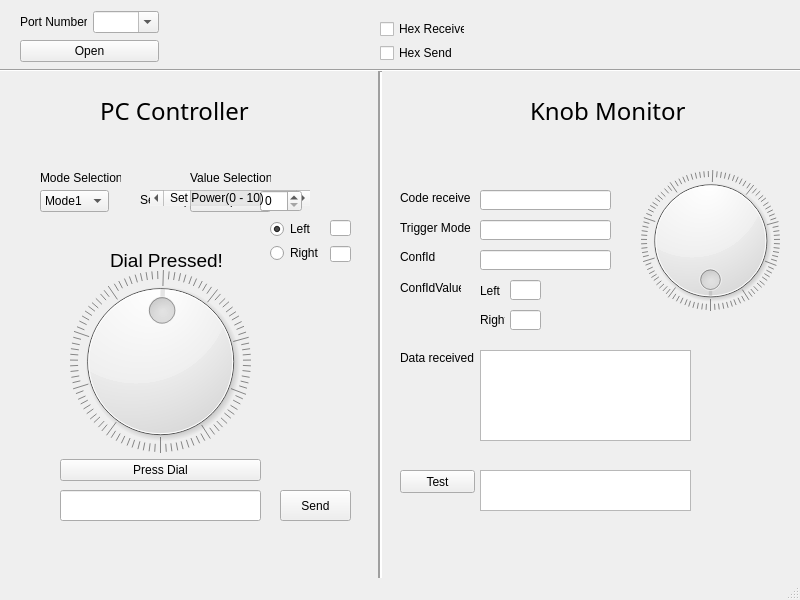
<?xml version="1.0" encoding="UTF-8"?>
<ui version="4.0">
 <class>MainWindow</class>
 <widget class="QMainWindow" name="MainWindow">
  <property name="geometry">
   <rect>
    <x>0</x>
    <y>0</y>
    <width>800</width>
    <height>600</height>
   </rect>
  </property>
  <property name="windowTitle">
   <string>MainWindow</string>
  </property>
  <widget class="QWidget" name="centralwidget">
   <widget class="QLabel" name="label_3">
    <property name="geometry">
     <rect>
      <x>400</x>
      <y>350</y>
      <width>81</width>
      <height>16</height>
     </rect>
    </property>
    <property name="text">
     <string>Data received</string>
    </property>
   </widget>
   <widget class="QTextEdit" name="txtReceiveData">
    <property name="geometry">
     <rect>
      <x>480</x>
      <y>350</y>
      <width>211</width>
      <height>91</height>
     </rect>
    </property>
   </widget>
   <widget class="QLineEdit" name="txtSend">
    <property name="geometry">
     <rect>
      <x>60</x>
      <y>490</y>
      <width>201</width>
      <height>31</height>
     </rect>
    </property>
   </widget>
   <widget class="QPushButton" name="btnSendData">
    <property name="geometry">
     <rect>
      <x>280</x>
      <y>490</y>
      <width>71</width>
      <height>31</height>
     </rect>
    </property>
    <property name="text">
     <string>Send</string>
    </property>
   </widget>
   <widget class="QComboBox" name="comboBoxModeSel">
    <property name="geometry">
     <rect>
      <x>40</x>
      <y>190</y>
      <width>69</width>
      <height>22</height>
     </rect>
    </property>
    <item>
     <property name="text">
      <string>Mode1</string>
     </property>
    </item>
    <item>
     <property name="text">
      <string>Mode2</string>
     </property>
    </item>
    <item>
     <property name="text">
      <string>Mode3</string>
     </property>
    </item>
    <item>
     <property name="text">
      <string>Mode4</string>
     </property>
    </item>
   </widget>
   <widget class="QLabel" name="label">
    <property name="geometry">
     <rect>
      <x>40</x>
      <y>170</y>
      <width>81</width>
      <height>16</height>
     </rect>
    </property>
    <property name="text">
     <string>Mode Selection</string>
    </property>
   </widget>
   <widget class="QComboBox" name="mode1FunctionSel">
    <property name="geometry">
     <rect>
      <x>190</x>
      <y>191</y>
      <width>81</width>
      <height>21</height>
     </rect>
    </property>
    <item>
     <property name="text">
      <string>Rock</string>
     </property>
    </item>
    <item>
     <property name="text">
      <string>Snow</string>
     </property>
    </item>
    <item>
     <property name="text">
      <string>Sand</string>
     </property>
    </item>
    <item>
     <property name="text">
      <string>Rally</string>
     </property>
    </item>
    <item>
     <property name="text">
      <string>Drift</string>
     </property>
    </item>
   </widget>
   <widget class="QLabel" name="label_4">
    <property name="geometry">
     <rect>
      <x>190</x>
      <y>170</y>
      <width>81</width>
      <height>16</height>
     </rect>
    </property>
    <property name="text">
     <string>Value Selection</string>
    </property>
   </widget>
   <widget class="QSpinBox" name="spinBoxTemperature">
    <property name="geometry">
     <rect>
      <x>260</x>
      <y>190</y>
      <width>41</width>
      <height>22</height>
     </rect>
    </property>
    <property name="maximum">
     <number>10</number>
    </property>
   </widget>
   <widget class="QLabel" name="label_5">
    <property name="geometry">
     <rect>
      <x>140</x>
      <y>190</y>
      <width>121</width>
      <height>20</height>
     </rect>
    </property>
    <property name="text">
     <string>Set Temperature(0 - 10)</string>
    </property>
   </widget>
   <widget class="QPushButton" name="pushButtontest">
    <property name="geometry">
     <rect>
      <x>400</x>
      <y>470</y>
      <width>75</width>
      <height>23</height>
     </rect>
    </property>
    <property name="text">
     <string>Test</string>
    </property>
   </widget>
   <widget class="QWidget" name="layoutWidget">
    <property name="geometry">
     <rect>
      <x>20</x>
      <y>10</y>
      <width>139</width>
      <height>53</height>
     </rect>
    </property>
    <layout class="QVBoxLayout" name="verticalLayout_4">
     <item>
      <layout class="QHBoxLayout" name="horizontalLayout">
       <item>
        <widget class="QLabel" name="label1">
         <property name="text">
          <string>Port Number</string>
         </property>
        </widget>
       </item>
       <item>
        <widget class="QComboBox" name="comboBoxPortName">
         <property name="editable">
          <bool>true</bool>
         </property>
        </widget>
       </item>
      </layout>
     </item>
     <item>
      <widget class="QPushButton" name="btnOpenCOM">
       <property name="text">
        <string>Open</string>
       </property>
      </widget>
     </item>
    </layout>
   </widget>
   <widget class="QWidget" name="layoutWidget">
    <property name="geometry">
     <rect>
      <x>380</x>
      <y>20</y>
      <width>85</width>
      <height>42</height>
     </rect>
    </property>
    <layout class="QVBoxLayout" name="verticalLayout">
     <item>
      <widget class="QCheckBox" name="checkBoxHexReceive">
       <property name="text">
        <string>Hex Receive</string>
       </property>
      </widget>
     </item>
     <item>
      <widget class="QCheckBox" name="checkBoxHexSend">
       <property name="text">
        <string>Hex Send</string>
       </property>
      </widget>
     </item>
    </layout>
   </widget>
   <widget class="QWidget" name="layoutWidget">
    <property name="geometry">
     <rect>
      <x>60</x>
      <y>270</y>
      <width>201</width>
      <height>211</height>
     </rect>
    </property>
    <layout class="QVBoxLayout" name="verticalLayout_2">
     <item>
      <widget class="QDial" name="PCdial">
       <property name="sliderPosition">
        <number>50</number>
       </property>
       <property name="invertedControls">
        <bool>false</bool>
       </property>
       <property name="wrapping">
        <bool>true</bool>
       </property>
       <property name="notchTarget">
        <double>0.700000000000000</double>
       </property>
       <property name="notchesVisible">
        <bool>true</bool>
       </property>
      </widget>
     </item>
     <item>
      <widget class="QPushButton" name="PCDialPress">
       <property name="text">
        <string>Press Dial</string>
       </property>
      </widget>
     </item>
    </layout>
   </widget>
   <widget class="Line" name="line">
    <property name="geometry">
     <rect>
      <x>370</x>
      <y>70</y>
      <width>20</width>
      <height>531</height>
     </rect>
    </property>
    <property name="frameShadow">
     <enum>QFrame::Sunken</enum>
    </property>
    <property name="lineWidth">
     <number>2</number>
    </property>
    <property name="orientation">
     <enum>Qt::Vertical</enum>
    </property>
   </widget>
   <widget class="Line" name="line_2">
    <property name="geometry">
     <rect>
      <x>0</x>
      <y>60</y>
      <width>801</width>
      <height>20</height>
     </rect>
    </property>
    <property name="orientation">
     <enum>Qt::Horizontal</enum>
    </property>
   </widget>
   <widget class="QLabel" name="label_6">
    <property name="geometry">
     <rect>
      <x>100</x>
      <y>90</y>
      <width>161</width>
      <height>41</height>
     </rect>
    </property>
    <property name="font">
     <font>
      <family>微软雅黑</family>
      <pointsize>18</pointsize>
     </font>
    </property>
    <property name="text">
     <string>PC Controller</string>
    </property>
    <property name="wordWrap">
     <bool>false</bool>
    </property>
   </widget>
   <widget class="QLabel" name="label_7">
    <property name="geometry">
     <rect>
      <x>530</x>
      <y>90</y>
      <width>161</width>
      <height>41</height>
     </rect>
    </property>
    <property name="font">
     <font>
      <family>微软雅黑</family>
      <pointsize>18</pointsize>
     </font>
    </property>
    <property name="text">
     <string>Knob Monitor</string>
    </property>
    <property name="wordWrap">
     <bool>false</bool>
    </property>
   </widget>
   <widget class="QTextEdit" name="txttest">
    <property name="geometry">
     <rect>
      <x>480</x>
      <y>470</y>
      <width>211</width>
      <height>41</height>
     </rect>
    </property>
   </widget>
   <widget class="QLabel" name="label_8">
    <property name="geometry">
     <rect>
      <x>400</x>
      <y>220</y>
      <width>71</width>
      <height>16</height>
     </rect>
    </property>
    <property name="text">
     <string>Trigger Mode</string>
    </property>
   </widget>
   <widget class="QLabel" name="label_9">
    <property name="geometry">
     <rect>
      <x>400</x>
      <y>250</y>
      <width>47</width>
      <height>13</height>
     </rect>
    </property>
    <property name="text">
     <string>ConfId</string>
    </property>
   </widget>
   <widget class="QLabel" name="label_10">
    <property name="geometry">
     <rect>
      <x>400</x>
      <y>280</y>
      <width>61</width>
      <height>16</height>
     </rect>
    </property>
    <property name="text">
     <string>ConfIdValue</string>
    </property>
   </widget>
   <widget class="QLineEdit" name="lineEdit_Code">
    <property name="geometry">
     <rect>
      <x>480</x>
      <y>190</y>
      <width>131</width>
      <height>20</height>
     </rect>
    </property>
   </widget>
   <widget class="QLabel" name="label_11">
    <property name="geometry">
     <rect>
      <x>400</x>
      <y>190</y>
      <width>71</width>
      <height>16</height>
     </rect>
    </property>
    <property name="text">
     <string>Code received</string>
    </property>
   </widget>
   <widget class="QDial" name="dial_Monitor">
    <property name="geometry">
     <rect>
      <x>640</x>
      <y>170</y>
      <width>141</width>
      <height>141</height>
     </rect>
    </property>
    <property name="sliderPosition">
     <number>0</number>
    </property>
    <property name="wrapping">
     <bool>true</bool>
    </property>
    <property name="notchTarget">
     <double>0.700000000000000</double>
    </property>
    <property name="notchesVisible">
     <bool>true</bool>
    </property>
   </widget>
   <widget class="QScrollBar" name="RateScrollBar">
    <property name="geometry">
     <rect>
      <x>150</x>
      <y>190</y>
      <width>160</width>
      <height>16</height>
     </rect>
    </property>
    <property name="maximum">
     <number>100</number>
    </property>
    <property name="orientation">
     <enum>Qt::Horizontal</enum>
    </property>
   </widget>
   <widget class="QSpinBox" name="PowerspinBox">
    <property name="geometry">
     <rect>
      <x>260</x>
      <y>190</y>
      <width>42</width>
      <height>22</height>
     </rect>
    </property>
    <property name="maximum">
     <number>10</number>
    </property>
   </widget>
   <widget class="QLabel" name="label_12">
    <property name="geometry">
     <rect>
      <x>170</x>
      <y>190</y>
      <width>101</width>
      <height>16</height>
     </rect>
    </property>
    <property name="text">
     <string>Set Power(0 - 10)</string>
    </property>
   </widget>
   <widget class="QLineEdit" name="lineEdit_sendRate">
    <property name="geometry">
     <rect>
      <x>330</x>
      <y>220</y>
      <width>21</width>
      <height>16</height>
     </rect>
    </property>
   </widget>
   <widget class="QLineEdit" name="lineEdit_sendRate_Right">
    <property name="geometry">
     <rect>
      <x>330</x>
      <y>246</y>
      <width>21</width>
      <height>16</height>
     </rect>
    </property>
    <property name="text">
     <string/>
    </property>
   </widget>
   <widget class="QLineEdit" name="lineEdit_confIdValue">
    <property name="geometry">
     <rect>
      <x>510</x>
      <y>280</y>
      <width>31</width>
      <height>20</height>
     </rect>
    </property>
   </widget>
   <widget class="QLineEdit" name="lineEdit_ConfID">
    <property name="geometry">
     <rect>
      <x>480</x>
      <y>250</y>
      <width>131</width>
      <height>20</height>
     </rect>
    </property>
   </widget>
   <widget class="QLineEdit" name="lineEdit_Mode">
    <property name="geometry">
     <rect>
      <x>480</x>
      <y>220</y>
      <width>131</width>
      <height>20</height>
     </rect>
    </property>
   </widget>
   <widget class="QLineEdit" name="lineEdit_ConfID_right">
    <property name="geometry">
     <rect>
      <x>510</x>
      <y>310</y>
      <width>31</width>
      <height>20</height>
     </rect>
    </property>
   </widget>
   <widget class="QWidget" name="layoutWidget">
    <property name="geometry">
     <rect>
      <x>270</x>
      <y>220</y>
      <width>50</width>
      <height>42</height>
     </rect>
    </property>
    <layout class="QVBoxLayout" name="verticalLayout_5">
     <item>
      <widget class="QRadioButton" name="radioButton_left">
       <property name="text">
        <string>Left</string>
       </property>
       <property name="checked">
        <bool>true</bool>
       </property>
       <property name="autoExclusive">
        <bool>true</bool>
       </property>
      </widget>
     </item>
     <item>
      <widget class="QRadioButton" name="radioButton_right">
       <property name="text">
        <string>Right</string>
       </property>
       <property name="autoExclusive">
        <bool>true</bool>
       </property>
      </widget>
     </item>
    </layout>
   </widget>
   <widget class="QLabel" name="label_2">
    <property name="geometry">
     <rect>
      <x>480</x>
      <y>280</y>
      <width>25</width>
      <height>21</height>
     </rect>
    </property>
    <property name="text">
     <string>Left</string>
    </property>
   </widget>
   <widget class="QLabel" name="label_13">
    <property name="geometry">
     <rect>
      <x>480</x>
      <y>310</y>
      <width>25</width>
      <height>20</height>
     </rect>
    </property>
    <property name="text">
     <string>Right</string>
    </property>
   </widget>
   <widget class="QLabel" name="label_14">
    <property name="geometry">
     <rect>
      <x>110</x>
      <y>250</y>
      <width>151</width>
      <height>21</height>
     </rect>
    </property>
    <property name="font">
     <font>
      <pointsize>14</pointsize>
     </font>
    </property>
    <property name="text">
     <string>Dial Pressed!</string>
    </property>
    <property name="wordWrap">
     <bool>false</bool>
    </property>
   </widget>
  </widget>
  <widget class="QMenuBar" name="menubar">
   <property name="geometry">
    <rect>
     <x>0</x>
     <y>0</y>
     <width>800</width>
     <height>21</height>
    </rect>
   </property>
  </widget>
  <widget class="QStatusBar" name="statusbar"/>
 </widget>
 <resources/>
 <connections/>
</ui>
